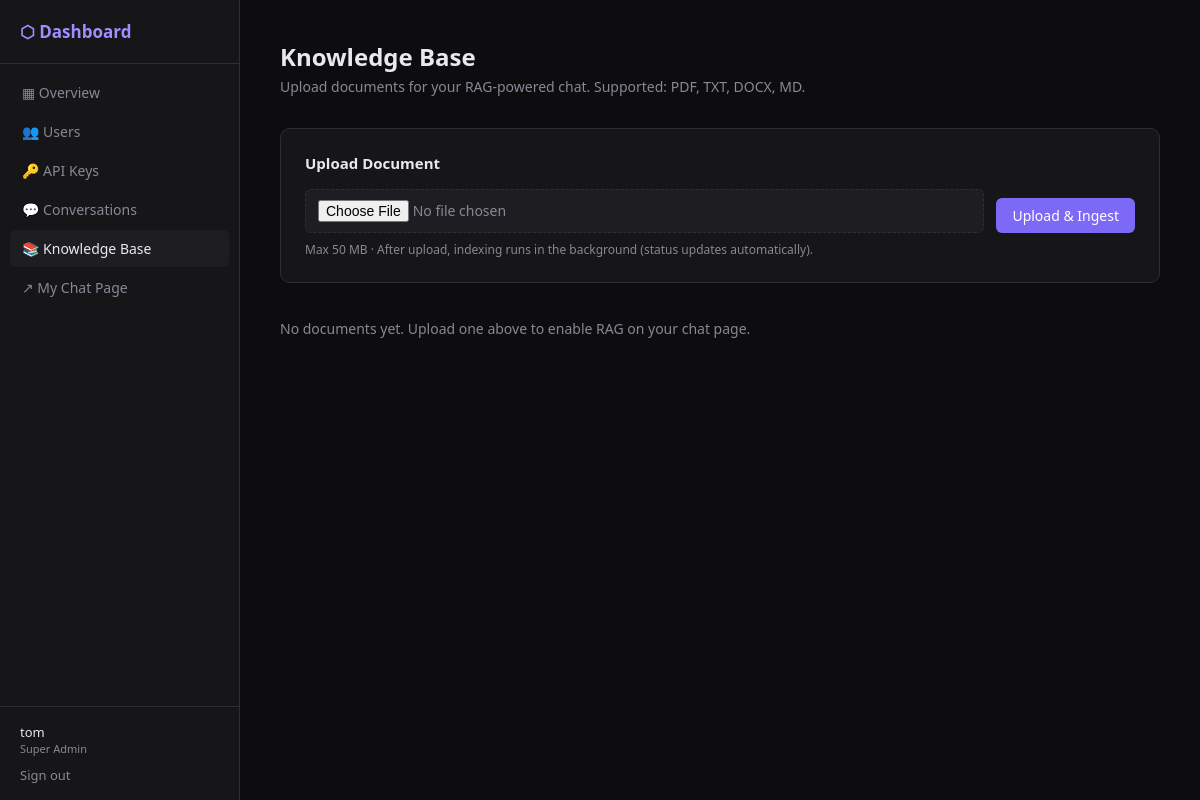
Before: /dashboard/rag/documents/ (signed in) with the older database file.
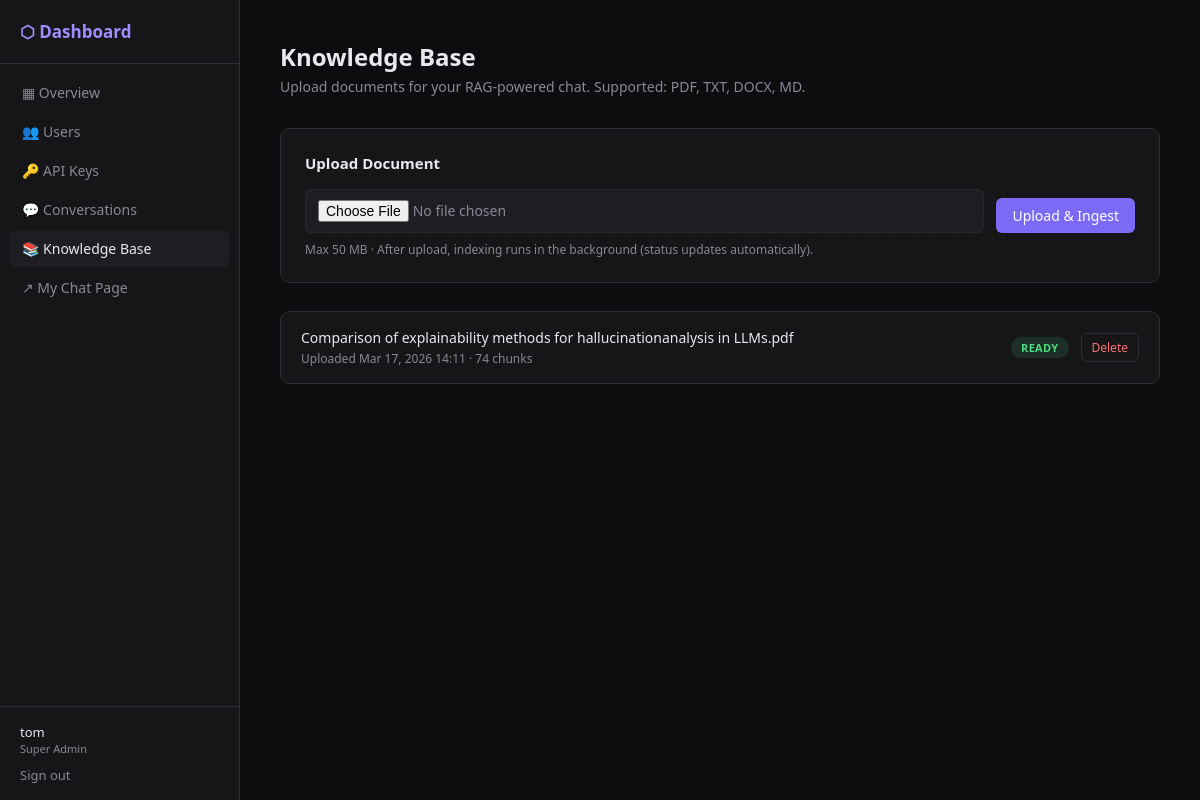
After: the same page with the newer database file.
### rag/models.py (models this page shows, shortened)
class ProviderDocument(models.Model):
    class Status(models.TextChoices):
        PENDING   = 'pending',   'Pending'
        INGESTING = 'ingesting', 'Ingesting'
        READY     = 'ready',     'Ready'
        ERROR     = 'error',     'Error'
    provider      = models.ForeignKey(User, on_delete=models.CASCADE,
                                      related_name='documents')
    file          = models.FileField(upload_to=upload_path)
    original_name = models.CharField(max_length=255)
    status        = models.CharField(max_length=10, choices=Status.choices,
                                     default=Status.PENDING)
    error_message = models.TextField(blank=True)
    chunk_count   = models.PositiveIntegerField(default=0)
    uploaded_at   = models.DateTimeField(auto_now_add=True)
    class Meta:
        ordering = ['-uploaded_at']

### rag/views.py (the view)
# urls.py: path('documents/',                  views.DocumentListView.as_view(),       name='rag_documents'),
class DocumentListView(BtierRequiredMixin, View):
    def get(self, request):
        docs = ProviderDocument.objects.filter(provider=request.user)
        try:
            embed_cfg = request.user.embedding_config
        except ProviderEmbeddingConfig.DoesNotExist:
            embed_cfg = None
        return render(request, 'rag/documents.html', {
            'documents':       docs,
            'embed_cfg':       embed_cfg,
            'model_choices':   EMBED_MODEL_CHOICES,
        })

### rag/views.py (called while the page is built)
    def dispatch(self, request, *args, **kwargs):
        if not request.user.is_authenticated:
            return self.handle_no_permission()
        if request.user.tier not in [User.Tier.A, User.Tier.B]:
            return redirect('chat_home')
        return super().dispatch(request, *args, **kwargs)

### templates/rag/documents.html (shortened to what this page needs)
{% extends "dashboard/base.html" %}
{% block dashboard_content %}
<div class="d-header">
  <h1>Knowledge Base</h1>
  <p>Upload documents for your RAG-powered chat. Supported: PDF, TXT, DOCX, MD.</p>
</div>
<div class="upload-card">
  <h2>Upload Document</h2>
  <form method="post" action="{% url 'rag_upload' %}" enctype="multipart/form-data">
    <div class="upload-row">
      <input type="file" name="file" accept=".pdf,.txt,.docx,.doc,.md,.markdown" required>
      <button type="submit" class="btn btn-primary">Upload &amp; Ingest</button>
    </div>
  </form>
  <p class="hint">Max 50 MB · After upload, indexing runs in the background (status updates automatically).</p>
</div>
<div class="doc-list" id="docList">
  {% for doc in documents %}
  <div class="doc-card" data-doc-id="{{ doc.pk }}" data-status="{{ doc.status }}">
    <div style="flex:1;min-width:0">
      <div class="doc-name">{{ doc.original_name }}</div>
      <div class="doc-meta">
        Uploaded {{ doc.uploaded_at|date:"M d, Y H:i" }}
        {% if doc.status == 'ready' %} · {{ doc.chunk_count }} chunks{% endif %}
      </div>
    </div>
    <div class="doc-actions">
      <span class="status-badge status-{{ doc.status }}" id="status-{{ doc.pk }}">
        {{ doc.get_status_display }}
      </span>
      <form method="post" action="{% url 'rag_delete' doc.pk %}"
            onsubmit="return confirm('Delete this document and remove its vectors?')">
        <button type="submit" class="btn btn-ghost"
                style="font-size:12px;padding:5px 10px;color:var(--red)">Delete</button>
      </form>
    </div>
  </div>
  {% empty %}
  <div class="empty">No documents yet. Upload one above to enable RAG on your chat page.</div>
  {% endfor %}
</div>
{% endblock %}

Changed rows visible on the page:
added ProviderDocument: original_name "Comparison of explainability methods for hallucinationanalysis in LLMs.pdf", uploaded_at "Mar 17, 2026 14:11", chunk_count "74", status "READY"
Other visible differences:
text no longer shown: "No documents yet. Upload one above to enable RAG on your chat page."
